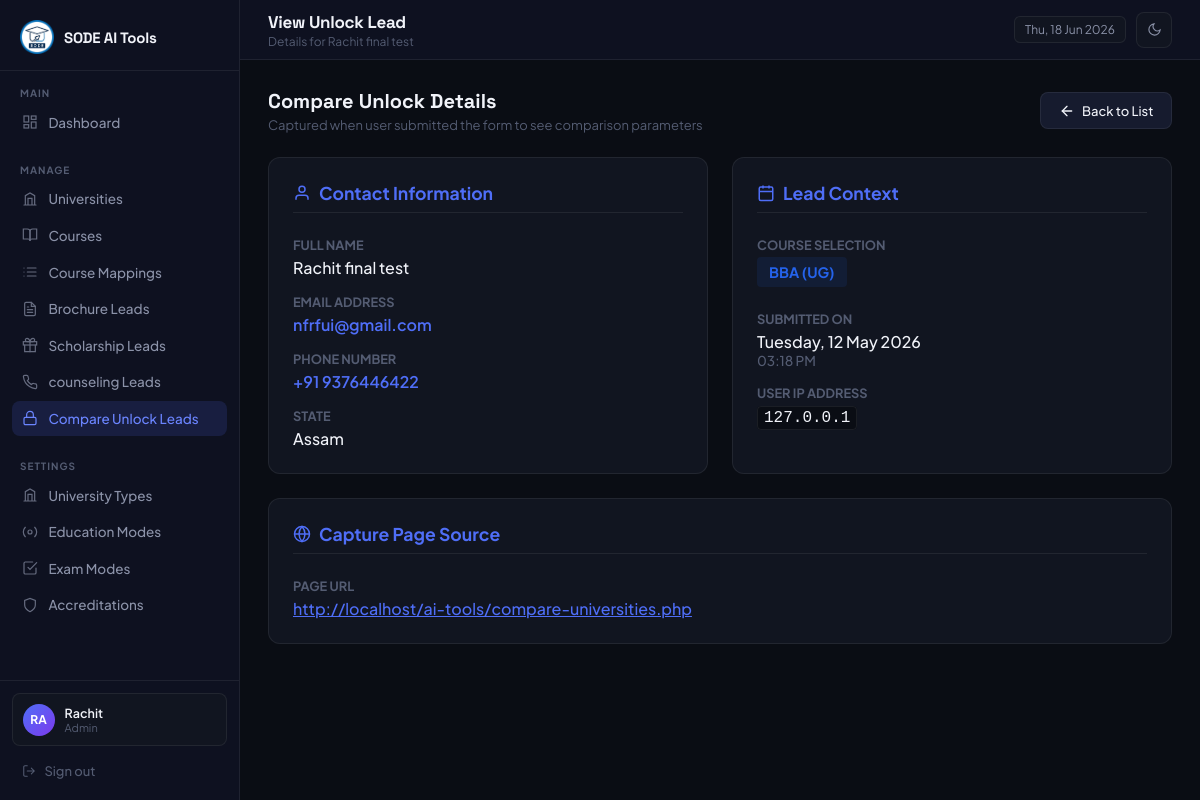
The app's page /admin/compare_unlock_lead_view.php?id=15 (signed in) with its own data.
### tables this page shows
CREATE TABLE `compare_unlock_leads` (
  `id` int(11) NOT NULL,
  `name` varchar(150) NOT NULL,
  `email` varchar(200) NOT NULL,
  `country_code` varchar(10) DEFAULT '+91',
  `phone` varchar(20) NOT NULL,
  `course` varchar(200) DEFAULT NULL,
  `state` varchar(100) DEFAULT NULL,
  `page_url` text DEFAULT NULL,
  `user_ip` varchar(50) DEFAULT NULL,
  `created_at` datetime NOT NULL
);

### includes/helpers.php (called while the page is built, shortened)
<?php
function e(mixed $val): string {
    return htmlspecialchars((string)$val, ENT_QUOTES, 'UTF-8');
}

### admin/compare_unlock_lead_view.php (the view, shortened to what this page needs)
<?php
require_once '../includes/db.php';
require_once '../includes/helpers.php';
$id = $_GET['id'] ?? null;
try {
  $stmt = $pdo->prepare("SELECT * FROM compare_unlock_leads WHERE id = ?");
  $stmt->execute([$id]);
  $lead = $stmt->fetch(PDO::FETCH_ASSOC);
} catch (PDOException $e) {
  set_flash('error', 'Database error: ' . $e->getMessage());
  redirect(ADMIN_URL . '/compare_unlock_leads.php');
}
$page_title = 'View Unlock Lead';
$page_subtitle = 'Details for ' . e($lead['name']);
?>
<!DOCTYPE html>
<html lang="en">
<head>
</head>
<body>
  <?php require_once __DIR__ . '/includes/sidebar.php'; ?>
  <main class="main">
    <?php require_once __DIR__ . '/includes/topbar.php'; ?>
    <div class="content">
      <div class="page-header" style="margin-bottom: 1.5rem;">
        <div>
          <h3>Compare Unlock Details</h3>
          <p>Captured when user submitted the form to see comparison parameters</p>
        </div>
        <div class="page-actions">
          <a href="compare_unlock_leads.php" class="btn btn-secondary">
            <svg width="16" height="16" viewBox="0 0 24 24" fill="none" stroke="currentColor" stroke-width="2"
              stroke-linecap="round">
              <line x1="19" y1="12" x2="5" y2="12"></line>
              <polyline points="12 19 5 12 12 5"></polyline>
            </svg>
            Back to List
          </a>
        </div>
      </div>
      <div class="lead-details-grid">
        <div class="detail-card">
          <h3>
            <svg width="18" height="18" viewBox="0 0 24 24" fill="none" stroke="currentColor" stroke-width="2">
              <path d="M20 21v-2a4 4 0 0 0-4-4H8a4 4 0 0 0-4 4v2"></path>
              <circle cx="12" cy="7" r="4"></circle>
            </svg>
            Contact Information
          </h3>
          <div class="detail-row">
            <span class="detail-label">Full Name</span>
            <span class="detail-value"><?= e($lead['name']) ?></span>
          </div>
          <div class="detail-row">
            <span class="detail-label">Email Address</span>
            <span class="detail-value highlight">
              <a href="mailto:<?= e($lead['email']) ?>"
                style="color:inherit; text-decoration:none;"><?= e($lead['email']) ?></a>
            </span>
          </div>
          <div class="detail-row">
            <span class="detail-label">Phone Number</span>
            <span class="detail-value highlight">
              <a href="tel:<?= e($lead['country_code']) . e($lead['phone']) ?>"
                style="color:inherit; text-decoration:none;">
                <?= e($lead['country_code'] ?: '+91') ?> <?= e($lead['phone']) ?>
              </a>
            </span>
          </div>
          <div class="detail-row">
            <span class="detail-label">State</span>
            <span class="detail-value"><?= e($lead['state'] ?: 'N/A') ?></span>
          </div>
        </div>
        <div class="detail-card">
          <h3>
            <svg width="18" height="18" viewBox="0 0 24 24" fill="none" stroke="currentColor" stroke-width="2">
              <rect x="3" y="4" width="18" height="18" rx="2" ry="2"></rect>
              <line x1="16" y1="2" x2="16" y2="6"></line>
              <line x1="8" y1="2" x2="8" y2="6"></line>
              <line x1="3" y1="10" x2="21" y2="10"></line>
            </svg>
            Lead Context
          </h3>
          <div class="detail-row">
            <span class="detail-label">Course Selection</span>
            <span class="detail-value">
              <span class="badge"
                style="background:rgba(37,99,235,0.1); color:#2563eb; font-size:0.9rem; padding:6px 12px; font-weight:700;">
                <?= e($lead['course'] ?: 'N/A') ?>
              </span>
            </span>
          </div>
          <div class="detail-row" style="margin-top:1.5rem;">
            <span class="detail-label">Submitted On</span>
            <span class="detail-value"><?= date('l, d F Y', strtotime($lead['created_at'])) ?></span>
            <span class="detail-value" style="font-size:0.85rem; color:var(--text-s);"><?= date('h:i A', strtotime($lead['created_at'])) ?></span>
          </div>
          <div class="detail-row">
            <span class="detail-label">User IP Address</span>
            <span class="detail-value"><code
                style="background:var(--bg); color:var(--text); padding:2px 6px; border-radius:4px; border:1px solid var(--border);"><?= e($lead['user_ip'] ?: 'Unknown') ?></code></span>
          </div>
        </div>
        <div class="detail-card" style="grid-column: 1 / -1;">
          <h3>
            <svg width="18" height="18" viewBox="0 0 24 24" fill="none" stroke="currentColor" stroke-width="2">
              <circle cx="12" cy="12" r="10"></circle>
              <line x1="2" y1="12" x2="22" y2="12"></line>
              <path d="M12 2a15.3 15.3 0 0 1 4 10 15.3 15.3 0 0 1-4 10 15.3 15.3 0 0 1-4-10 15.3 15.3 0 0 1 4-10z">
              </path>
            </svg>
            Capture Page Source
          </h3>
          <div class="detail-row">
            <span class="detail-label">Page URL</span>
            <span class="detail-value">
                <a href="<?= e($lead['page_url']) ?>" target="_blank" style="color:var(--accent); text-decoration:underline;">
                    <?= e($lead['page_url'] ?: '—') ?>
                </a>
            </span>
          </div>
        </div>
      </div>
    </div>
  </main>
</body>
</html>

### admin/includes/topbar.php (shortened to what this page needs)
<div class="topbar">
  <div class="topbar-left-wrap">
    <div class="topbar-left">
      <h2><?= htmlspecialchars($page_title) ?></h2>
      <?php if ($page_subtitle): ?>
        <p><?= htmlspecialchars($page_subtitle) ?></p>
      <?php endif; ?>
    </div>
  </div>
  <div class="topbar-right">
    <div class="badge-date"><?= date('D, d M Y') ?></div>
    <button class="btn-theme-toggle" id="themeToggle" aria-label="Toggle theme" title="Toggle light/dark mode">
      <span class="icon-dark">
        <svg width="15" height="15" viewBox="0 0 24 24" fill="none" stroke="currentColor" stroke-width="1.8" stroke-linecap="round">
          <path d="M21 12.79A9 9 0 1 1 11.21 3 7 7 0 0 0 21 12.79z"/>
        </svg>
      </span>
    </button>
  </div>
</div>

### admin/includes/layout_head.php (style rules this page uses)
*, *::before, *::after { box-sizing: border-box; margin: 0; padding: 0; }
:root { color-scheme: dark; --bg: #0a0d14; --sidebar: #0e1120; --surface: #111520; --surface-h: #161b2e; --border: rgba(255, 255, 255, 0.07); --border-h: rgba(255, 255, 255, 0.13); --accent: #4f6ef7; --accent-h: #6b85ff; --accent-g: #7c3aed; --text: #f1f3f9; --text-m: #8b92a8; --text-s: #545c72; --success: #22c55e; --warning: #f59e0b; --danger: #ef4444; --radius: 12px; --radius-sm: 8px; --sidebar-w: 240px; }
body { font-family: 'Plus Jakarta Sans', sans-serif; background: var(--bg); color: var(--text); display: flex; min-height: 100vh; font-size: 14px; transition: background 0.2s, color 0.2s; overflow-x: hidden; }
.main { margin-left: var(--sidebar-w); flex: 1; display: flex; flex-direction: column; min-height: 100vh; min-width: 0; }
.topbar { height: 60px; border-bottom: 1px solid var(--border); display: flex; align-items: center; justify-content: space-between; padding: 0 1.75rem; background: var(--sidebar); position: sticky; top: 0; z-index: 50; }
.topbar-left-wrap { display: flex; align-items: center; gap: 12px; }
.topbar-left h2 { font-family: 'Space Grotesk', sans-serif; font-size: 17px; font-weight: 700; letter-spacing: -0.3px; }
.topbar-left p { font-size: 12px; color: var(--text-s); margin-top: 1px; }
.topbar-right { display: flex; align-items: center; gap: 10px; }
.badge-date { background: var(--surface); border: 1px solid var(--border); border-radius: 6px; padding: 5px 10px; font-size: 12px; color: var(--text-m); }
.btn-theme-toggle { display: flex; align-items: center; justify-content: center; width: 36px; height: 36px; background: var(--surface); border: 1px solid var(--border); border-radius: var(--radius-sm); cursor: pointer; color: var(--text-m); transition: background 0.15s, color 0.15s, border-color 0.15s; flex-shrink: 0; }
body .icon-dark { display: flex; }
.content { padding: 1.75rem; flex: 1; min-width: 0; max-width: 100%; overflow-x: hidden; }
.badge { display: inline-block; padding: 2px 8px; border-radius: 4px; font-size: 11px; font-weight: 600; }
.btn { display: inline-flex; align-items: center; gap: 7px; padding: 0.6rem 1.1rem; border-radius: var(--radius-sm); font-size: 13px; font-weight: 500; font-family: inherit; cursor: pointer; transition: opacity 0.2s, transform 0.15s, background 0.15s; text-decoration: none; border: 1px solid transparent; }
.btn-secondary { background: var(--surface-h); color: var(--text); border-color: var(--border); }
.page-header { display: flex; align-items: center; justify-content: space-between; margin-bottom: 1.5rem; }
.page-header h3 { font-family: 'Space Grotesk', sans-serif; font-size: 20px; font-weight: 700; }
.page-header p { font-size: 13px; color: var(--text-s); margin-top: 3px; }

### admin/compare_unlock_lead_view.php (style rules this page uses)
.lead-details-grid { display: grid; grid-template-columns: 1fr; gap: 1.5rem; }
@media (min-width: 768px) { .lead-details-grid { grid-template-columns: 1fr 1fr; } }
.detail-card { background: var(--surface); border: 1px solid var(--border); border-radius: var(--radius); padding: 1.5rem; }
.detail-card h3 { font-size: 1.1rem; margin-bottom: 1.5rem; color: var(--accent); border-bottom: 1px solid var(--border); padding-bottom: 0.5rem; display: flex; align-items: center; gap: 8px; }
.detail-row { display: flex; flex-direction: column; margin-bottom: 1rem; }
.detail-row:last-child { margin-bottom: 0; }
.detail-label { font-size: 0.8rem; color: var(--text-s); font-weight: 700; text-transform: uppercase; margin-bottom: 0.25rem; }
.detail-value { font-size: 1rem; color: var(--text); font-weight: 500; }
.detail-value.highlight { color: var(--accent); font-weight: 600; }

### records on screen
compare_unlock_leads: name "Details for Rachit final test", name "Rachit final test", email "nfrfui@gmail.com", country_code "+91", phone "9376446422", state "Assam", course "BBA (UG)", created_at "Tuesday, 12 May 2026", created_at "03:18 PM", user_ip "127.0.0.1", page_url "http://localhost/ai-tools/compare-universities.php"

### other values on screen
substr($_SESSION['admin_name'], 0, 2) "RA"
$_SESSION['admin_name'] "Rachit"
$_SESSION['admin_role'] "Admin"
$page_title "View Unlock Lead"
